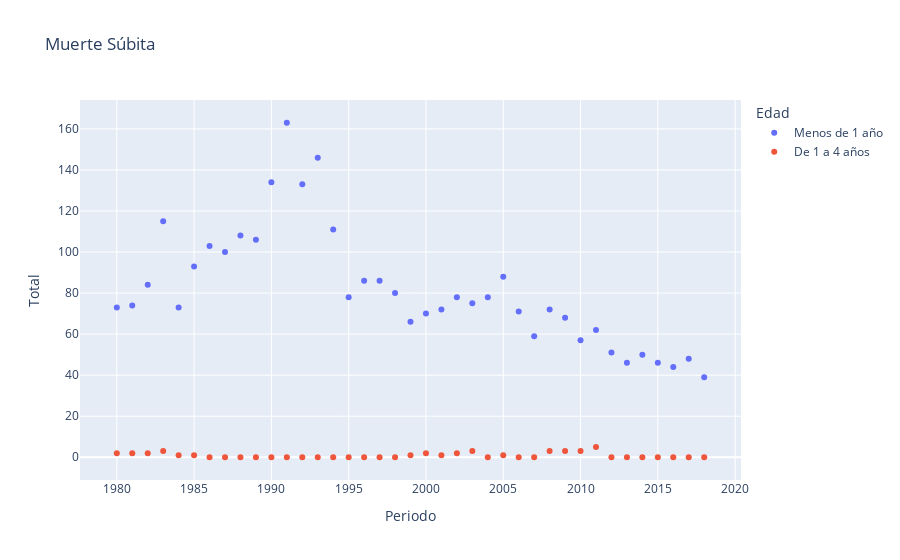

This figure's notebook cell:
### Code cell
px.scatter(deaths_edades, 
       x = 'Periodo', 
       y = 'Total',
       color = 'Edad',
       title='Muerte Súbita',
       )

### Figure 1 — Plotly figure (JSON) as saved in the notebook; plotly's stock layout.template omitted (floating-point values rounded to 4 significant figures)
{"data": [{"hovertemplate": "Edad=Menos de 1 año<br>Periodo=%{x}<br>Total=%{y}<extra></extra>", "legendgroup": "Menos de 1 año", "marker": {"color": "#636efa", "symbol": "circle"}, "mode": "markers", "name": "Menos de 1 año", "orientation": "v", "showlegend": true, "type": "scatter", "x": [1991, 1993, 1990, 1992, 1983, 1994, 1988, 1989, 1986, 1987, 1985, 2005, 1997, 1996, 1982, 1998, 1995, 2004, 2002, 2003, 1981, 1980, 1984, 2001, 2008, 2006, 2000, 2009, 1999, 2011, 2007, 2010, 2012, 2014, 2017, 2013, 2015, 2016, 2018], "xaxis": "x", "y": [163, 146, 134, 133, 115, 111, 108, 106, 103, 100, 93, 88, 86, 86, 84, 80, 78, 78, 78, 75, 74, 73, 73, 72, 72, 71, 70, 68, 66, 62, 59, 57, 51, 50, 48, 46, 46, 44, 39], "yaxis": "y"}, {"hovertemplate": "Edad=De 1 a 4 años<br>Periodo=%{x}<br>Total=%{y}<extra></extra>", "legendgroup": "De 1 a 4 años", "marker": {"color": "#EF553B", "symbol": "circle"}, "mode": "markers", "name": "De 1 a 4 años", "orientation": "v", "showlegend": true, "type": "scatter", "x": [2011, 2008, 2003, 1983, 2009, 2010, 1980, 1981, 2002, 2000, 1982, 1984, 1985, 1999, 2001, 2005, 1986, 2015, 2017, 2016, 2004, 1995, 1996, 1997, 1998, 2006, 2007, 1990, 1991, 1992, 1993, 1994, 1987, 1988, 1989, 2012, 2013, 2014, 2018], "xaxis": "x", "y": [5, 3, 3, 3, 3, 3, 2, 2, 2, 2, 2, 1, 1, 1, 1, 1, 0, 0, 0, 0, 0, 0, 0, 0, 0, 0, 0, 0, 0, 0, 0, 0, 0, 0, 0, 0, 0, 0, 0], "yaxis": "y"}], "layout": {"legend": {"title": {"text": "Edad"}, "tracegroupgap": 0}, "title": {"text": "Muerte Súbita"}, "xaxis": {"anchor": "y", "domain": [0, 1], "title": {"text": "Periodo"}}, "yaxis": {"anchor": "x", "domain": [0, 1], "title": {"text": "Total"}}}}
